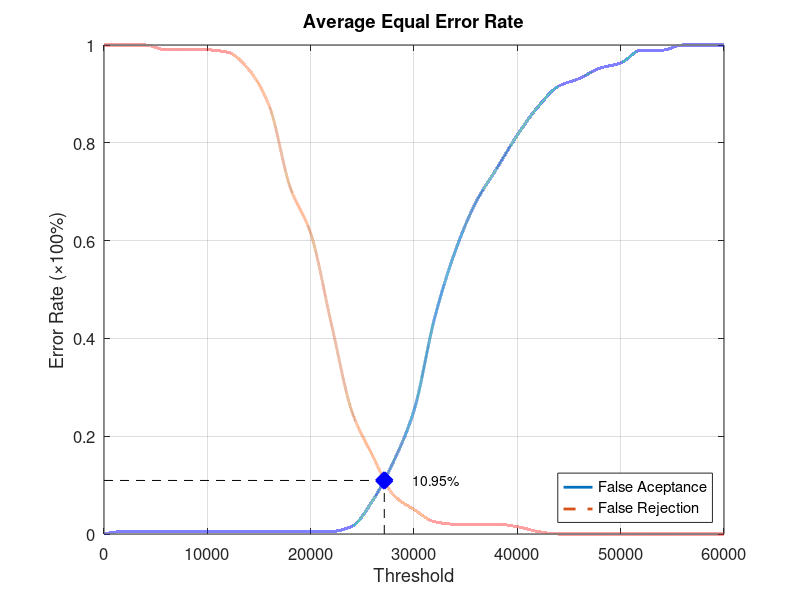
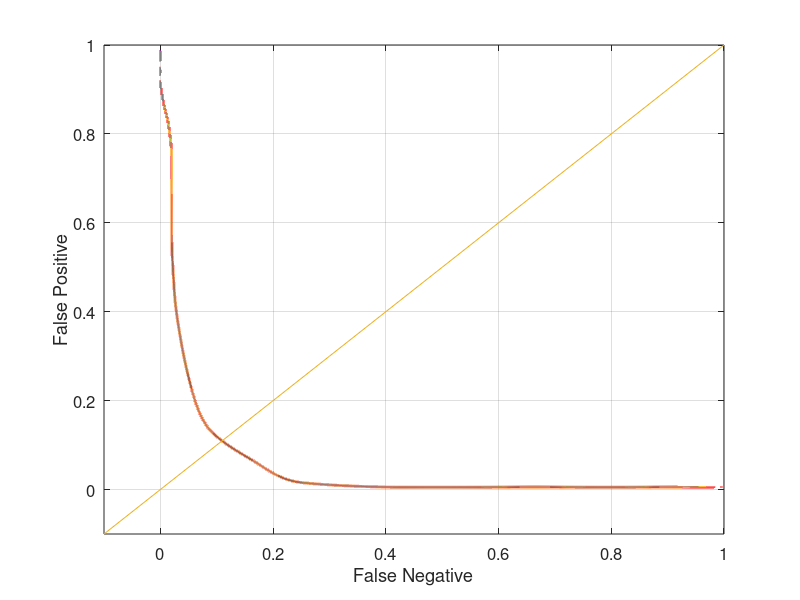

MATLAB code to generate these figures, in order:
function yEER = Database5_4
close all;
clear;
clc;
x = 0:2000:60000;
xq = 0:0.5:60000;

y0 = [0 0.00526316 0.00526316 0.00526316 0.00526316 0.00526316 0.00526316 0.00526316 0.00526316 0.00526316 0.00526316 0.00526316 0.0157895 0.0684211 0.147368 0.252632 0.442105 0.578947 0.678947 0.747368 0.815789 0.873684 0.915789 0.931579 0.952632 0.963158 0.989474 0.989474 1 1 1];
yy0 = interp1(x, y0, xq, 'pchip');
y1 = [1 1 1 0.99 0.99 0.99 0.985 0.95 0.875 0.71 0.615 0.43 0.25 0.16 0.08 0.05 0.025 0.02 0.02 0.02 0.015 0.005 0 0 0 0 0 0 0 0 0];
yy1 = interp1(x, y1, xq, 'pchip');

% Calculating EER: 
y2 = abs(y0 - y1);
find(y2 == min(y2))
yy2 = abs(yy0 - yy1);
xEER = find(yy2 == min(yy2));
xEERIndex = xq(xEER) % X-axis EER
yEER = yy0(xEER) % Y-axis EER

main = figure
plot(xq, yy0,'-','LineWidth', 2);	hold on
plot(xq, yy1,'--','LineWidth', 2);	hold on
plot([xEERIndex xEERIndex], [0 yEER], 'k--');	hold on
plot([0 xEERIndex], [yEER yEER], 'k--');	hold on
plot(xEERIndex, yEER, 'bx', 'LineWidth', 10);	hold on
text(xEERIndex + 10 * xEERIndex / 100, yEER, [num2str(round((10000 * yEER)) / 100) '%'])
legend('False Aceptance', 'False Rejection', 'Location', 'SouthEast')
xlabel('Threshold')
ylabel('Error Rate (\times100%)')
title('Average Equal Error Rate')
set(gca, 'FontSize', 12)
axis([0 60000 0 1])
grid on

print(main, 'Database5_4Main', '-dpng');
FNRxFPR = figure('Color', [1 1 1]);
plot(yy1, yy0, '-', yy1, yy0, 'LineWidth', 2);
hold on
y = -0.1:0.1:1
plot(y, y); 
set(gca, 'FontSize', 12)
xlabel('False Negative')
ylabel('False Positive')
axis([-0.1 1 -0.1 1])
set(gca, 'FontSize', 12)
grid on

print(FNRxFPR, 'Database5_4FNRxFPR','-dpng');
end
